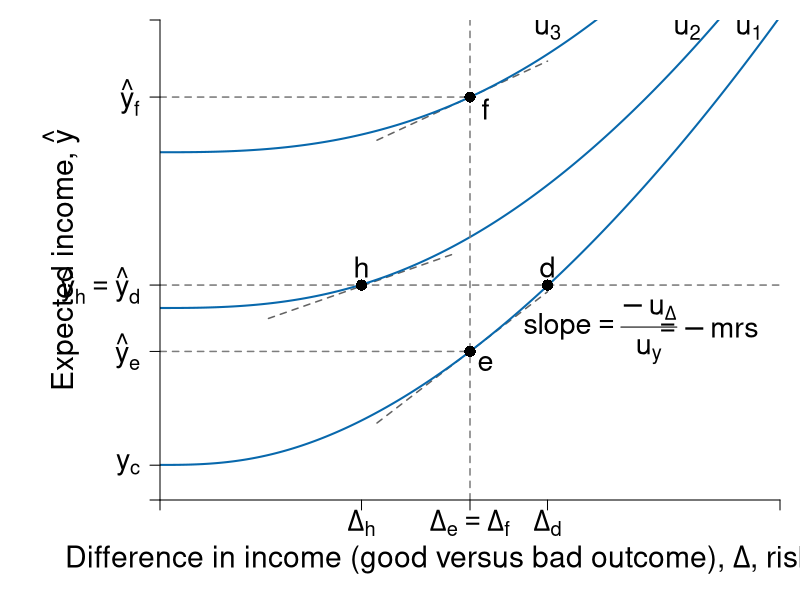

Reproduce this figure in R.
#' Graph Designer: Scott Cohn + Simon Halliday
#' Authors: Bowles and Halliday
#' Title: Coordination, Conflict and Competition: A Text in Microeconomics

library("shape")

#pdf(file = "risk/risk_dara_quiz.pdf", width = 9, height = 7)
jpeg(file = "risk/risk_dara_quiz.jpeg", width = 6*120, height = 4.5*120)

# Set parameters for graphics
axislabelsize <- 1.8
labelsize <- 1.725
namesize <- 1.8
annotatesize <- 1.5
graphlinewidth <- 2
segmentlinewidth <- 1.5

COL <- c("#7fc97f", "#beaed4", "#fdc086", "#ffff99", "#386cb0", "#f0027f", "#bf5b17", "#666666")
COLA <- c("#e0f3db", "#99d8c9","#66c2a4","#41ae76", "#238b45", "#005824")
COLB <- c("#c6dbef", "#4eb3d3", "#2b8cbe", "#0868ac","#084081")
COLC <- c("#fcfbfd", "#efedf5", "#dadaeb", "#bcbddc", "#9e9ac8", "#807dba", "#6a51a3", "#54278f", "#3f007d")
grays <- gray.colors(25, start = 1, end = 0, alpha = 1)

a <- c(2, 4, 6)
par(mar =  c(5, 8, 1, 1))
xlims <- c(0, 10)
ylims <- c(0, 40)


u <- function(y, delta, a = 3.5, b = 0.1, c = 2){
  y^a - b * delta^c
}

indiff <- function(u, delta, a = 1.5, b = 0.5, c = 4){
  (u + b * delta^c )^(1/a)
}

slopeA <- function(g, slope1 = 0.25, slope2 = 0.08){
  slope1 + 2*slope2*g
}

indiffA2 <- function(g, intercept = 7.8, slope1 = 0.25, slope2 = 0.055){
  intercept  + slope1*g + slope2*g^2
}

slopeA2 <- function(g, slope1 = 0.25, slope2 = 0.055){
  slope1 + 2*slope2*g
}


slopeA3 <- function(g, slope1 = 0.25, slope2 = 0.01){
  slope1 + 2*slope2*g
}

tangentline <- function(b, m, x){
  m*x + b
}

#Plot command 
plot(0, 0, xlim = xlims, ylim = ylims, 
     type = "n",
     xlab = expression(paste("")),
     ylab = expression(paste("")), 
     axes = FALSE,
     cex.lab = axislabelsize, 
     bty = "n", 
     xaxs = "i", 
     yaxs = "i"
)

y1 <- indiff(5, 0.5*xlims[2], c = 2.7)
y2 <- indiff(64, 0.5*xlims[2], c = 2.7) - 4
y3 <- indiff(156, 0.5*xlims[2], c = 2.7)

ticksx <- c(0, 0.325*xlims[2], 0.5*xlims[2], 0.625*xlims[2], xlims[2])
xlabels <- c(NA, expression(paste(Delta[h])), expression(paste(Delta[e] == Delta[f])), expression(paste(Delta[d])), NA)
ticksy <- c(0, 2.9, y1, y2, y3, ylims[2])
ylabels <- c(NA, expression(y[c]), expression(paste(hat(y)[e])), expression(paste(hat(y)[h] == hat(y)[d])), expression(paste(hat(y)[f])), NA)


#Axis labels and draw linear utility function
#mtext(expression(paste("Difference in income (good versus bad outcome), ", Delta, ", risk")), side = 1, line = 2.5, cex = axislabelsize)
text(-1.6, 0.5*ylims[2], expression(paste("Expected income, ", hat(y))), xpd = TRUE, cex = axislabelsize, srt = 90) 
text(0.45*xlims[2], -5, expression(paste("Difference in income (good versus bad outcome), ", Delta, ", risk")), xpd = TRUE, cex = axislabelsize) 

npts <- 500 
xx1 <- seq(xlims[1], xlims[2], length.out = npts)
xx2 <- seq(0.5*xlims[2] - 1.5, 0.5*xlims[2] + 1.25, length.out = npts)
xx3 <- seq(0.5*xlims[2] - 3.25, 0.5*xlims[2] - 0.25, length.out = npts)
# tangent lines
lines(xx2, tangentline(x = xx2, m = 3.97626, b = -7.500294), col = grays[22], lwd = segmentlinewidth, lty = 2)
lines(xx2, tangentline(x = xx2, m = 2.39591, b = 21.5975), col = grays[22], lwd = segmentlinewidth, lty = 2)

lines(xx3, tangentline(x = xx3, m = 1.8, b = 11.98), col = grays[22], lwd = segmentlinewidth, lty = 2)


# util curves
for (u in c(5, 64, 156) ) {
  lines(xx1, indiff(u, xx1, c = 2.7), col = COLB[4], lwd = graphlinewidth, lty = 1)  
}

# vertical delta segment
segments(0.5*xlims[2], 0, 0.5*xlims[2], ylims[2], col = grays[20], lwd = segmentlinewidth, lty = 2)

# horizontal segments
segments(0, y1, 0.5*xlims[2], y1, col = grays[20], lwd = segmentlinewidth, lty = 2)
segments(0, y2, indiff(5, 0.75*xlims[2], c = 2.7), y2, col = grays[20], lwd = segmentlinewidth, lty = 2)
segments(0, y3, 0.5*xlims[2], y3, col = grays[20], lwd = segmentlinewidth, lty = 2)

#axis
axis(1, at = ticksx, pos = 0, labels = xlabels, cex.axis = labelsize)
axis(2, at = ticksy, pos = 0, labels = ylabels, las = 1, cex.axis = labelsize)

# points
points(0.5*xlims[2], y1, pch = 16, col = "black", cex = 1.5)
points(0.325*xlims[2], y2, pch = 16, col = "black", cex = 1.5)
points(0.625*xlims[2], y2, pch = 16, col = "black", cex = 1.5)
points(0.5*xlims[2], y3, pch = 16, col = "black", cex = 1.5)

# label points
text(0.5*xlims[2] + 0.25, y1 - 1, expression(paste(e)), cex = labelsize)
text(0.325*xlims[2], y2 + 1.5, expression(paste(h)), cex = labelsize)
text(0.625*xlims[2], y2 + 1.5, expression(paste(d)), cex = labelsize)
text(0.5*xlims[2] + 0.25, y3 - 1, expression(paste(f)), cex = labelsize)

# label indiff
text(0.95*xlims[2], 0.98*ylims[2], expression(paste(u[1])), cex = labelsize)
text(0.85*xlims[2], 0.98*ylims[2], expression(paste(u[2])), cex = labelsize)
text(0.625*xlims[2], 0.98*ylims[2], expression(paste(u[3])), cex = labelsize)

# slope label 
text(7.1,14, expression(paste(slope == frac(-u[Delta], u[y]))), cex = labelsize)
text(8.8,14.2, expression(paste(phantom() == - mrs)), cex = labelsize)

dev.off() 
